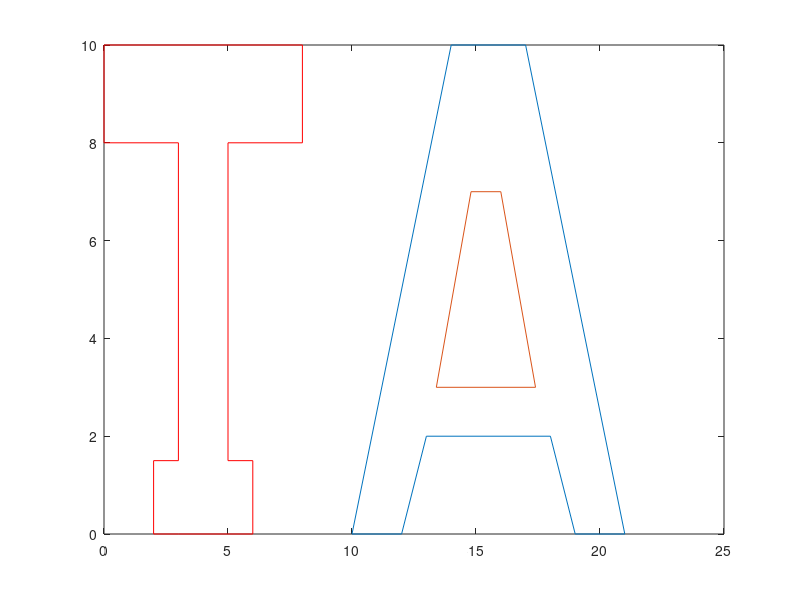

Write MATLAB code to recreate this figure.
letraTX = [3 2 2 3 3 0 0 8 8 5 5 6 6 3];
letraTY = [0 0 1.5 1.5 8 8 10 10 8 8 1.5 1.5 0 0];
letraAX = [10 14 17 21 19 18 13 12 10];
letraAY = [0 10 10 0 0 2 2 0 0];
letraAXAux = [13.4 17.4 16 14.8 13.4];
letraAYAux = [3 3 7 7 3];

plot(letraTX, letraTY, 'r',letraAX, letraAY, letraAXAux, letraAYAux);